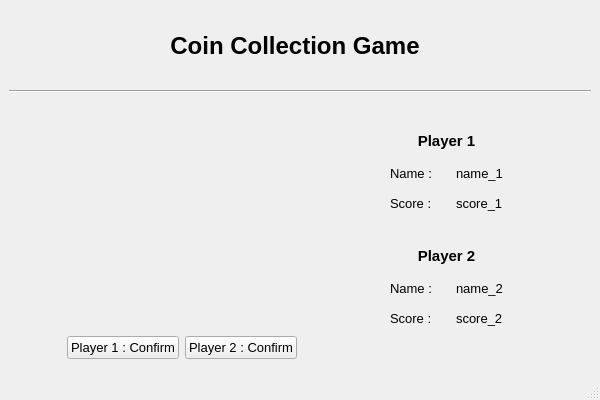
<?xml version="1.0" encoding="UTF-8"?>
<ui version="4.0">
 <class>GameWindow</class>
 <widget class="QMainWindow" name="GameWindow">
  <property name="geometry">
   <rect>
    <x>0</x>
    <y>0</y>
    <width>600</width>
    <height>400</height>
   </rect>
  </property>
  <property name="font">
   <font>
    <pointsize>10</pointsize>
   </font>
  </property>
  <property name="windowTitle">
   <string>Coin Collection Game</string>
  </property>
  <widget class="QWidget" name="centralwidget">
   <layout class="QVBoxLayout" name="verticalLayout_5">
    <item>
     <spacer name="topSpacer_1">
      <property name="orientation">
       <enum>Qt::Vertical</enum>
      </property>
      <property name="sizeHint" stdset="0">
       <size>
        <width>20</width>
        <height>6</height>
       </size>
      </property>
     </spacer>
    </item>
    <item>
     <layout class="QHBoxLayout" name="horizontalLayout">
      <item>
       <spacer name="horizontalSpacer_1">
        <property name="orientation">
         <enum>Qt::Horizontal</enum>
        </property>
        <property name="sizeHint" stdset="0">
         <size>
          <width>178</width>
          <height>20</height>
         </size>
        </property>
       </spacer>
      </item>
      <item>
       <widget class="QLabel" name="GameTitle">
        <property name="font">
         <font>
          <pointsize>18</pointsize>
          <weight>75</weight>
          <bold>true</bold>
         </font>
        </property>
        <property name="text">
         <string>Coin Collection Game</string>
        </property>
        <property name="alignment">
         <set>Qt::AlignCenter</set>
        </property>
       </widget>
      </item>
      <item>
       <spacer name="horizontalSpacer_2">
        <property name="orientation">
         <enum>Qt::Horizontal</enum>
        </property>
        <property name="sizeHint" stdset="0">
         <size>
          <width>188</width>
          <height>20</height>
         </size>
        </property>
       </spacer>
      </item>
     </layout>
    </item>
    <item>
     <spacer name="topSpacer_2">
      <property name="orientation">
       <enum>Qt::Vertical</enum>
      </property>
      <property name="sizeHint" stdset="0">
       <size>
        <width>20</width>
        <height>4</height>
       </size>
      </property>
     </spacer>
    </item>
    <item>
     <widget class="Line" name="line">
      <property name="orientation">
       <enum>Qt::Horizontal</enum>
      </property>
     </widget>
    </item>
    <item>
     <spacer name="topSpacer_3">
      <property name="orientation">
       <enum>Qt::Vertical</enum>
      </property>
      <property name="sizeHint" stdset="0">
       <size>
        <width>20</width>
        <height>6</height>
       </size>
      </property>
     </spacer>
    </item>
    <item>
     <layout class="QHBoxLayout" name="horizontalLayout_3">
      <item>
       <spacer name="horizontalSpacer">
        <property name="orientation">
         <enum>Qt::Horizontal</enum>
        </property>
        <property name="sizeHint" stdset="0">
         <size>
          <width>13</width>
          <height>20</height>
         </size>
        </property>
       </spacer>
      </item>
      <item>
       <layout class="QGridLayout" name="table_layout" rowstretch="6,1">
        <property name="sizeConstraint">
         <enum>QLayout::SetDefaultConstraint</enum>
        </property>
        <item row="0" column="0">
         <layout class="QGridLayout" name="gridLayout">
          <property name="sizeConstraint">
           <enum>QLayout::SetDefaultConstraint</enum>
          </property>
          <item row="0" column="0">
           <widget class="QWidget" name="temp_widget" native="true"/>
          </item>
         </layout>
        </item>
        <item row="1" column="0">
         <layout class="QHBoxLayout" name="horizontalLayout_2">
          <property name="sizeConstraint">
           <enum>QLayout::SetDefaultConstraint</enum>
          </property>
          <item>
           <widget class="QPushButton" name="confirm_button_1">
            <property name="font">
             <font>
              <pointsize>10</pointsize>
              <weight>50</weight>
              <bold>false</bold>
             </font>
            </property>
            <property name="text">
             <string>Player 1 : Confirm</string>
            </property>
           </widget>
          </item>
          <item>
           <widget class="QPushButton" name="confirm_button_2">
            <property name="font">
             <font>
              <pointsize>10</pointsize>
              <weight>50</weight>
              <bold>false</bold>
             </font>
            </property>
            <property name="text">
             <string>Player 2 : Confirm</string>
            </property>
           </widget>
          </item>
         </layout>
        </item>
       </layout>
      </item>
      <item>
       <spacer name="horizontalSpacer_3">
        <property name="orientation">
         <enum>Qt::Horizontal</enum>
        </property>
        <property name="sizeHint" stdset="0">
         <size>
          <width>18</width>
          <height>20</height>
         </size>
        </property>
       </spacer>
      </item>
      <item>
       <layout class="QVBoxLayout" name="verticalLayout_3">
        <property name="sizeConstraint">
         <enum>QLayout::SetFixedSize</enum>
        </property>
        <item>
         <layout class="QVBoxLayout" name="verticalLayout">
          <property name="topMargin">
           <number>10</number>
          </property>
          <property name="bottomMargin">
           <number>10</number>
          </property>
          <item>
           <widget class="QLabel" name="title_1">
            <property name="font">
             <font>
              <pointsize>11</pointsize>
              <weight>75</weight>
              <bold>true</bold>
             </font>
            </property>
            <property name="text">
             <string>Player 1</string>
            </property>
            <property name="alignment">
             <set>Qt::AlignCenter</set>
            </property>
           </widget>
          </item>
          <item>
           <layout class="QGridLayout" name="gridLayout_2">
            <property name="leftMargin">
             <number>30</number>
            </property>
            <property name="topMargin">
             <number>10</number>
            </property>
            <property name="rightMargin">
             <number>30</number>
            </property>
            <property name="bottomMargin">
             <number>10</number>
            </property>
            <property name="horizontalSpacing">
             <number>20</number>
            </property>
            <property name="verticalSpacing">
             <number>15</number>
            </property>
            <item row="3" column="0">
             <widget class="QLabel" name="score_label_1">
              <property name="text">
               <string>Score : </string>
              </property>
             </widget>
            </item>
            <item row="1" column="0">
             <widget class="QLabel" name="name_label_1">
              <property name="font">
               <font>
                <weight>50</weight>
                <bold>false</bold>
               </font>
              </property>
              <property name="text">
               <string>Name : </string>
              </property>
             </widget>
            </item>
            <item row="1" column="1">
             <widget class="QLabel" name="player_name_1">
              <property name="text">
               <string>name_1</string>
              </property>
             </widget>
            </item>
            <item row="3" column="1">
             <widget class="QLabel" name="player_score_1">
              <property name="text">
               <string>score_1</string>
              </property>
             </widget>
            </item>
           </layout>
          </item>
         </layout>
        </item>
        <item>
         <layout class="QVBoxLayout" name="verticalLayout_2">
          <property name="leftMargin">
           <number>0</number>
          </property>
          <property name="topMargin">
           <number>10</number>
          </property>
          <property name="bottomMargin">
           <number>10</number>
          </property>
          <item>
           <widget class="QLabel" name="title_2">
            <property name="font">
             <font>
              <pointsize>11</pointsize>
              <weight>75</weight>
              <bold>true</bold>
             </font>
            </property>
            <property name="text">
             <string>Player 2</string>
            </property>
            <property name="alignment">
             <set>Qt::AlignCenter</set>
            </property>
           </widget>
          </item>
          <item>
           <layout class="QGridLayout" name="gridLayout_3">
            <property name="leftMargin">
             <number>30</number>
            </property>
            <property name="topMargin">
             <number>10</number>
            </property>
            <property name="rightMargin">
             <number>30</number>
            </property>
            <property name="bottomMargin">
             <number>10</number>
            </property>
            <property name="horizontalSpacing">
             <number>20</number>
            </property>
            <property name="verticalSpacing">
             <number>15</number>
            </property>
            <item row="1" column="0">
             <widget class="QLabel" name="name_label_2">
              <property name="font">
               <font>
                <weight>50</weight>
                <bold>false</bold>
               </font>
              </property>
              <property name="text">
               <string>Name : </string>
              </property>
             </widget>
            </item>
            <item row="3" column="0">
             <widget class="QLabel" name="score_label_2">
              <property name="text">
               <string>Score : </string>
              </property>
             </widget>
            </item>
            <item row="1" column="1">
             <widget class="QLabel" name="player_name_2">
              <property name="text">
               <string>name_2</string>
              </property>
             </widget>
            </item>
            <item row="3" column="1">
             <widget class="QLabel" name="player_score_2">
              <property name="text">
               <string>score_2</string>
              </property>
             </widget>
            </item>
           </layout>
          </item>
          <item>
           <spacer name="verticalSpacer">
            <property name="orientation">
             <enum>Qt::Vertical</enum>
            </property>
            <property name="sizeHint" stdset="0">
             <size>
              <width>20</width>
              <height>13</height>
             </size>
            </property>
           </spacer>
          </item>
         </layout>
        </item>
       </layout>
      </item>
      <item>
       <spacer name="horizontalSpacer_4">
        <property name="orientation">
         <enum>Qt::Horizontal</enum>
        </property>
        <property name="sizeHint" stdset="0">
         <size>
          <width>18</width>
          <height>20</height>
         </size>
        </property>
       </spacer>
      </item>
     </layout>
    </item>
    <item>
     <spacer name="verticalSpacer_2">
      <property name="orientation">
       <enum>Qt::Vertical</enum>
      </property>
      <property name="sizeType">
       <enum>QSizePolicy::Preferred</enum>
      </property>
      <property name="sizeHint" stdset="0">
       <size>
        <width>20</width>
        <height>10</height>
       </size>
      </property>
     </spacer>
    </item>
   </layout>
  </widget>
  <widget class="QMenuBar" name="menubar">
   <property name="geometry">
    <rect>
     <x>0</x>
     <y>0</y>
     <width>600</width>
     <height>24</height>
    </rect>
   </property>
  </widget>
  <widget class="QStatusBar" name="statusbar"/>
 </widget>
 <resources/>
 <connections>
  <connection>
   <sender>confirm_button_1</sender>
   <signal>clicked()</signal>
   <receiver>GameWindow</receiver>
   <slot>first_confirm()</slot>
   <hints>
    <hint type="sourcelabel">
     <x>134</x>
     <y>335</y>
    </hint>
    <hint type="destinationlabel">
     <x>124</x>
     <y>354</y>
    </hint>
   </hints>
  </connection>
  <connection>
   <sender>confirm_button_2</sender>
   <signal>clicked()</signal>
   <receiver>GameWindow</receiver>
   <slot>second_confirm()</slot>
   <hints>
    <hint type="sourcelabel">
     <x>258</x>
     <y>347</y>
    </hint>
    <hint type="destinationlabel">
     <x>269</x>
     <y>357</y>
    </hint>
   </hints>
  </connection>
 </connections>
 <slots>
  <slot>first_confirm()</slot>
  <slot>second_confirm()</slot>
 </slots>
</ui>
